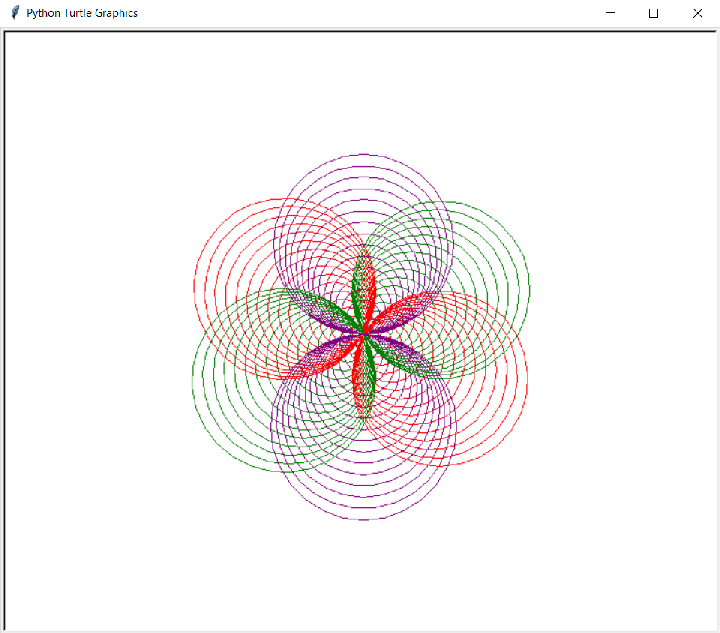

Here is the Python script that generated this plot:
#David Lu
import turtle
 
t=turtle.Turtle()
t.screen.bgcolor("white")
colors=["red","green","purple"]
 
for x in range(100):
    t.circle(x)
    t.color(colors[x%3])
    t.left(60)
 
t.screen.exitonclick()
